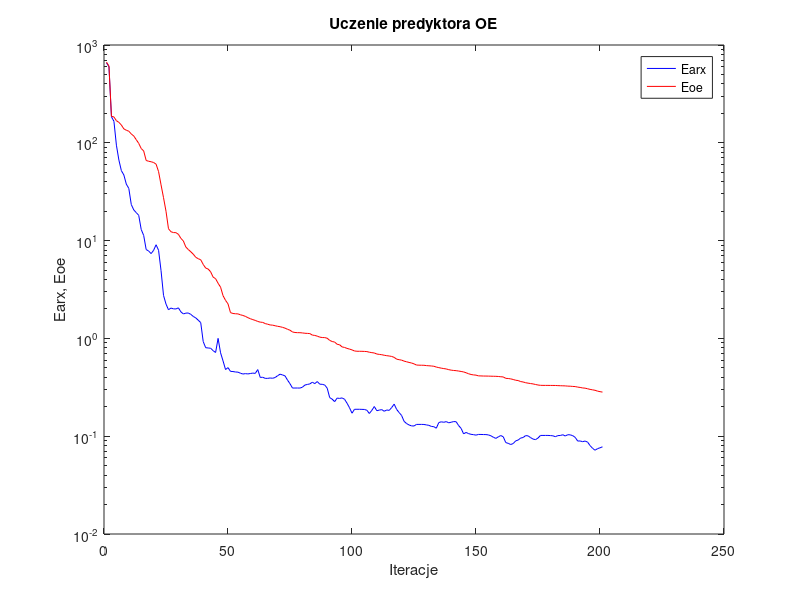
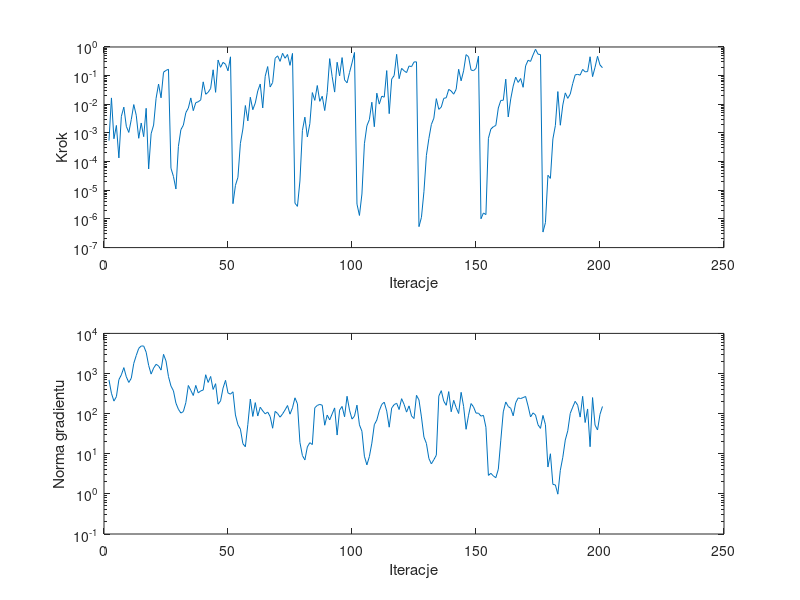

Recreate these plots in MATLAB, in order.
%uczenie predyktora oe
clear all;
n=0; farx(n+1)=6.572245e+002; foe(n+1)=6.682793e+002; wspucz(n+1)=0.000000e+000; ng(n+1)=0.000000e+000;
%odnowa zmiennej metryki
n=1; farx(n+1)=6.001846e+002; foe(n+1)=6.099499e+002; krok(n+1)=5.404980e-004; ng(n+1)=6.936924e+002;
n=2; farx(n+1)=1.845348e+002; foe(n+1)=1.866951e+002; krok(n+1)=1.669364e-002; ng(n+1)=3.216428e+002;
n=3; farx(n+1)=1.660719e+002; foe(n+1)=1.838187e+002; krok(n+1)=6.277808e-004; ng(n+1)=2.054188e+002;
n=4; farx(n+1)=9.456600e+001; foe(n+1)=1.683107e+002; krok(n+1)=1.830478e-003; ng(n+1)=2.651443e+002;
n=5; farx(n+1)=6.663516e+001; foe(n+1)=1.617838e+002; krok(n+1)=1.347782e-004; ng(n+1)=7.030934e+002;
n=6; farx(n+1)=5.191347e+001; foe(n+1)=1.519783e+002; krok(n+1)=3.816075e-003; ng(n+1)=9.280685e+002;
n=7; farx(n+1)=4.692899e+001; foe(n+1)=1.388216e+002; krok(n+1)=7.958345e-003; ng(n+1)=1.403389e+003;
n=8; farx(n+1)=3.778510e+001; foe(n+1)=1.344340e+002; krok(n+1)=1.704775e-003; ng(n+1)=8.265590e+002;
n=9; farx(n+1)=3.419560e+001; foe(n+1)=1.313160e+002; krok(n+1)=1.043353e-003; ng(n+1)=5.990494e+002;
n=10; farx(n+1)=2.338029e+001; foe(n+1)=1.232391e+002; krok(n+1)=2.939707e-003; ng(n+1)=7.617846e+002;
n=11; farx(n+1)=2.059295e+001; foe(n+1)=1.173399e+002; krok(n+1)=9.785155e-003; ng(n+1)=1.785731e+003;
n=12; farx(n+1)=1.933576e+001; foe(n+1)=1.076888e+002; krok(n+1)=4.153710e-003; ng(n+1)=2.812366e+003;
n=13; farx(n+1)=1.812598e+001; foe(n+1)=9.864938e+001; krok(n+1)=6.518159e-004; ng(n+1)=4.229188e+003;
n=14; farx(n+1)=1.300600e+001; foe(n+1)=8.742157e+001; krok(n+1)=2.223715e-003; ng(n+1)=4.849499e+003;
n=15; farx(n+1)=1.128825e+001; foe(n+1)=8.254706e+001; krok(n+1)=7.432430e-004; ng(n+1)=4.849214e+003;
n=16; farx(n+1)=8.109054e+000; foe(n+1)=6.598078e+001; krok(n+1)=7.251821e-003; ng(n+1)=3.396551e+003;
n=17; farx(n+1)=7.819604e+000; foe(n+1)=6.474202e+001; krok(n+1)=5.538211e-005; ng(n+1)=1.596222e+003;
n=18; farx(n+1)=7.367587e+000; foe(n+1)=6.401545e+001; krok(n+1)=9.396257e-004; ng(n+1)=9.676654e+002;
n=19; farx(n+1)=7.954192e+000; foe(n+1)=6.290641e+001; krok(n+1)=1.881817e-003; ng(n+1)=1.363556e+003;
n=20; farx(n+1)=9.068408e+000; foe(n+1)=6.048774e+001; krok(n+1)=1.621660e-002; ng(n+1)=1.694446e+003;
n=21; farx(n+1)=7.963844e+000; foe(n+1)=5.078236e+001; krok(n+1)=5.079872e-002; ng(n+1)=1.548331e+003;
n=22; farx(n+1)=4.929183e+000; foe(n+1)=3.716665e+001; krok(n+1)=1.684199e-002; ng(n+1)=1.216860e+003;
n=23; farx(n+1)=2.752496e+000; foe(n+1)=2.746674e+001; krok(n+1)=1.315364e-001; ng(n+1)=3.003141e+003;
n=24; farx(n+1)=2.244110e+000; foe(n+1)=1.995521e+001; krok(n+1)=1.522124e-001; ng(n+1)=2.056181e+003;
n=25; farx(n+1)=1.963227e+000; foe(n+1)=1.323214e+001; krok(n+1)=1.668612e-001; ng(n+1)=8.376179e+002;
%odnowa zmiennej metryki
n=26; farx(n+1)=2.043635e+000; foe(n+1)=1.232174e+001; krok(n+1)=5.883434e-005; ng(n+1)=4.880687e+002;
n=27; farx(n+1)=2.006125e+000; foe(n+1)=1.208274e+001; krok(n+1)=3.034095e-005; ng(n+1)=3.706284e+002;
n=28; farx(n+1)=2.000074e+000; foe(n+1)=1.206072e+001; krok(n+1)=1.109569e-005; ng(n+1)=1.827610e+002;
n=29; farx(n+1)=2.053635e+000; foe(n+1)=1.159686e+001; krok(n+1)=3.395966e-004; ng(n+1)=1.286566e+002;
n=30; farx(n+1)=1.868908e+000; foe(n+1)=1.054664e+001; krok(n+1)=1.303603e-003; ng(n+1)=1.033374e+002;
n=31; farx(n+1)=1.778953e+000; foe(n+1)=9.910441e+000; krok(n+1)=1.875750e-003; ng(n+1)=1.127192e+002;
n=32; farx(n+1)=1.813664e+000; foe(n+1)=8.594246e+000; krok(n+1)=5.119766e-003; ng(n+1)=1.881511e+002;
n=33; farx(n+1)=1.818123e+000; foe(n+1)=8.099316e+000; krok(n+1)=7.366454e-003; ng(n+1)=5.031717e+002;
n=34; farx(n+1)=1.760644e+000; foe(n+1)=7.685715e+000; krok(n+1)=1.669856e-002; ng(n+1)=3.795337e+002;
n=35; farx(n+1)=1.677198e+000; foe(n+1)=7.262521e+000; krok(n+1)=5.999763e-003; ng(n+1)=2.834397e+002;
n=36; farx(n+1)=1.619802e+000; foe(n+1)=6.750745e+000; krok(n+1)=1.140023e-002; ng(n+1)=5.054136e+002;
n=37; farx(n+1)=1.534923e+000; foe(n+1)=6.529794e+000; krok(n+1)=1.226153e-002; ng(n+1)=3.288792e+002;
n=38; farx(n+1)=1.451270e+000; foe(n+1)=6.368021e+000; krok(n+1)=1.423591e-002; ng(n+1)=3.685780e+002;
n=39; farx(n+1)=9.286502e-001; foe(n+1)=5.708497e+000; krok(n+1)=6.074057e-002; ng(n+1)=3.867759e+002;
n=40; farx(n+1)=8.030552e-001; foe(n+1)=5.239778e+000; krok(n+1)=2.243330e-002; ng(n+1)=9.321313e+002;
n=41; farx(n+1)=7.983666e-001; foe(n+1)=5.121050e+000; krok(n+1)=2.633285e-002; ng(n+1)=5.991818e+002;
n=42; farx(n+1)=7.930296e-001; foe(n+1)=4.794339e+000; krok(n+1)=3.582758e-002; ng(n+1)=8.445931e+002;
n=43; farx(n+1)=7.491381e-001; foe(n+1)=4.235523e+000; krok(n+1)=1.601162e-001; ng(n+1)=4.005735e+002;
n=44; farx(n+1)=7.180105e-001; foe(n+1)=4.078688e+000; krok(n+1)=2.617232e-002; ng(n+1)=5.581311e+002;
n=45; farx(n+1)=1.000360e+000; foe(n+1)=3.661534e+000; krok(n+1)=3.505976e-001; ng(n+1)=1.719732e+002;
n=46; farx(n+1)=7.129518e-001; foe(n+1)=3.341931e+000; krok(n+1)=1.951976e-001; ng(n+1)=2.080232e+002;
n=47; farx(n+1)=5.885610e-001; foe(n+1)=2.736113e+000; krok(n+1)=2.912288e-001; ng(n+1)=4.329569e+002;
n=48; farx(n+1)=4.806445e-001; foe(n+1)=2.450217e+000; krok(n+1)=2.497735e-001; ng(n+1)=6.762503e+002;
n=49; farx(n+1)=5.027088e-001; foe(n+1)=2.255827e+000; krok(n+1)=1.474115e-001; ng(n+1)=3.275924e+002;
n=50; farx(n+1)=4.601695e-001; foe(n+1)=1.835795e+000; krok(n+1)=4.536903e-001; ng(n+1)=3.060291e+002;
%odnowa zmiennej metryki
n=51; farx(n+1)=4.584262e-001; foe(n+1)=1.797878e+000; krok(n+1)=3.412330e-006; ng(n+1)=3.499921e+002;
n=52; farx(n+1)=4.535927e-001; foe(n+1)=1.786618e+000; krok(n+1)=1.484241e-005; ng(n+1)=9.262225e+001;
n=53; farx(n+1)=4.518093e-001; foe(n+1)=1.781519e+000; krok(n+1)=2.829063e-005; ng(n+1)=5.274745e+001;
n=54; farx(n+1)=4.408824e-001; foe(n+1)=1.743656e+000; krok(n+1)=4.356528e-004; ng(n+1)=4.108635e+001;
n=55; farx(n+1)=4.321844e-001; foe(n+1)=1.716748e+000; krok(n+1)=1.369522e-003; ng(n+1)=1.784539e+001;
n=56; farx(n+1)=4.364338e-001; foe(n+1)=1.680442e+000; krok(n+1)=9.069100e-003; ng(n+1)=1.490915e+001;
n=57; farx(n+1)=4.333217e-001; foe(n+1)=1.630075e+000; krok(n+1)=2.634602e-003; ng(n+1)=5.402359e+001;
n=58; farx(n+1)=4.374066e-001; foe(n+1)=1.589722e+000; krok(n+1)=1.761298e-002; ng(n+1)=2.308811e+002;
n=59; farx(n+1)=4.418025e-001; foe(n+1)=1.556590e+000; krok(n+1)=6.480489e-003; ng(n+1)=8.512392e+001;
n=60; farx(n+1)=4.390103e-001; foe(n+1)=1.527379e+000; krok(n+1)=1.109636e-002; ng(n+1)=1.881825e+002;
n=61; farx(n+1)=4.800327e-001; foe(n+1)=1.490627e+000; krok(n+1)=2.928765e-002; ng(n+1)=8.722010e+001;
n=62; farx(n+1)=3.989669e-001; foe(n+1)=1.466690e+000; krok(n+1)=5.112424e-002; ng(n+1)=1.443648e+002;
n=63; farx(n+1)=4.007908e-001; foe(n+1)=1.458312e+000; krok(n+1)=7.479896e-003; ng(n+1)=1.174617e+002;
n=64; farx(n+1)=3.903998e-001; foe(n+1)=1.417539e+000; krok(n+1)=9.515193e-002; ng(n+1)=9.872113e+001;
n=65; farx(n+1)=3.902686e-001; foe(n+1)=1.396440e+000; krok(n+1)=2.073757e-001; ng(n+1)=1.096703e+002;
n=66; farx(n+1)=3.938574e-001; foe(n+1)=1.372538e+000; krok(n+1)=4.017657e-002; ng(n+1)=8.454911e+001;
n=67; farx(n+1)=3.912453e-001; foe(n+1)=1.365766e+000; krok(n+1)=5.753289e-002; ng(n+1)=4.324902e+001;
n=68; farx(n+1)=3.981473e-001; foe(n+1)=1.347371e+000; krok(n+1)=4.033988e-001; ng(n+1)=1.139253e+002;
n=69; farx(n+1)=4.153834e-001; foe(n+1)=1.329853e+000; krok(n+1)=4.910109e-001; ng(n+1)=1.008483e+002;
n=70; farx(n+1)=4.308173e-001; foe(n+1)=1.316926e+000; krok(n+1)=3.146509e-001; ng(n+1)=8.158124e+001;
n=71; farx(n+1)=4.230697e-001; foe(n+1)=1.297131e+000; krok(n+1)=6.041087e-001; ng(n+1)=9.838779e+001;
n=72; farx(n+1)=4.135539e-001; foe(n+1)=1.272976e+000; krok(n+1)=4.044487e-001; ng(n+1)=1.236943e+002;
n=73; farx(n+1)=3.745678e-001; foe(n+1)=1.239592e+000; krok(n+1)=5.461800e-001; ng(n+1)=1.592818e+002;
n=74; farx(n+1)=3.441439e-001; foe(n+1)=1.212362e+000; krok(n+1)=2.288809e-001; ng(n+1)=9.699509e+001;
n=75; farx(n+1)=3.107422e-001; foe(n+1)=1.163694e+000; krok(n+1)=5.970321e-001; ng(n+1)=1.396618e+002;
%odnowa zmiennej metryki
n=76; farx(n+1)=3.109153e-001; foe(n+1)=1.149318e+000; krok(n+1)=3.542495e-006; ng(n+1)=2.479705e+002;
n=77; farx(n+1)=3.110351e-001; foe(n+1)=1.144601e+000; krok(n+1)=2.748128e-006; ng(n+1)=1.750929e+002;
n=78; farx(n+1)=3.105180e-001; foe(n+1)=1.144069e+000; krok(n+1)=2.110229e-005; ng(n+1)=1.920743e+001;
n=79; farx(n+1)=3.167627e-001; foe(n+1)=1.137756e+000; krok(n+1)=1.213392e-003; ng(n+1)=9.032637e+000;
n=80; farx(n+1)=3.335447e-001; foe(n+1)=1.128647e+000; krok(n+1)=3.559503e-003; ng(n+1)=7.013805e+000;
n=81; farx(n+1)=3.382152e-001; foe(n+1)=1.125280e+000; krok(n+1)=7.252042e-004; ng(n+1)=1.485196e+001;
n=82; farx(n+1)=3.425969e-001; foe(n+1)=1.120257e+000; krok(n+1)=2.106662e-003; ng(n+1)=1.889932e+001;
n=83; farx(n+1)=3.564580e-001; foe(n+1)=1.081277e+000; krok(n+1)=2.565544e-002; ng(n+1)=1.695486e+001;
n=84; farx(n+1)=3.448436e-001; foe(n+1)=1.072486e+000; krok(n+1)=1.370811e-002; ng(n+1)=1.402346e+002;
n=85; farx(n+1)=3.620504e-001; foe(n+1)=1.054495e+000; krok(n+1)=4.524124e-002; ng(n+1)=1.600138e+002;
n=86; farx(n+1)=3.404462e-001; foe(n+1)=1.030392e+000; krok(n+1)=1.269968e-002; ng(n+1)=1.699831e+002;
n=87; farx(n+1)=3.391273e-001; foe(n+1)=1.020907e+000; krok(n+1)=1.909176e-002; ng(n+1)=1.621233e+002;
n=88; farx(n+1)=3.338693e-001; foe(n+1)=1.019188e+000; krok(n+1)=6.053639e-003; ng(n+1)=5.144237e+001;
n=89; farx(n+1)=3.099508e-001; foe(n+1)=1.004246e+000; krok(n+1)=2.578794e-002; ng(n+1)=9.188621e+001;
n=90; farx(n+1)=2.481039e-001; foe(n+1)=9.547798e-001; krok(n+1)=3.923690e-001; ng(n+1)=6.986963e+001;
n=91; farx(n+1)=2.393567e-001; foe(n+1)=9.290764e-001; krok(n+1)=9.278549e-002; ng(n+1)=9.872999e+001;
n=92; farx(n+1)=2.255503e-001; foe(n+1)=9.180110e-001; krok(n+1)=2.667694e-002; ng(n+1)=1.388166e+002;
n=93; farx(n+1)=2.453354e-001; foe(n+1)=8.707020e-001; krok(n+1)=2.936023e-001; ng(n+1)=2.926777e+001;
n=94; farx(n+1)=2.434021e-001; foe(n+1)=8.609187e-001; krok(n+1)=9.809225e-002; ng(n+1)=1.223943e+002;
n=95; farx(n+1)=2.463318e-001; foe(n+1)=8.188826e-001; krok(n+1)=4.268310e-001; ng(n+1)=1.512177e+002;
n=96; farx(n+1)=2.386003e-001; foe(n+1)=8.081604e-001; krok(n+1)=7.113068e-002; ng(n+1)=8.354416e+001;
n=97; farx(n+1)=2.173327e-001; foe(n+1)=7.905851e-001; krok(n+1)=5.606295e-002; ng(n+1)=2.708947e+002;
n=98; farx(n+1)=1.954361e-001; foe(n+1)=7.773968e-001; krok(n+1)=1.284644e-001; ng(n+1)=1.222539e+002;
n=99; farx(n+1)=1.718152e-001; foe(n+1)=7.630301e-001; krok(n+1)=2.767350e-001; ng(n+1)=7.318057e+001;
n=100; farx(n+1)=1.884329e-001; foe(n+1)=7.440729e-001; krok(n+1)=6.435764e-001; ng(n+1)=8.670149e+001;
%odnowa zmiennej metryki
n=101; farx(n+1)=1.885222e-001; foe(n+1)=7.388555e-001; krok(n+1)=3.313895e-006; ng(n+1)=1.626845e+002;
n=102; farx(n+1)=1.884902e-001; foe(n+1)=7.385031e-001; krok(n+1)=1.322082e-006; ng(n+1)=5.254837e+001;
n=103; farx(n+1)=1.880922e-001; foe(n+1)=7.379265e-001; krok(n+1)=7.425417e-006; ng(n+1)=3.649031e+001;
n=104; farx(n+1)=1.877383e-001; foe(n+1)=7.361398e-001; krok(n+1)=4.209206e-004; ng(n+1)=8.684185e+000;
n=105; farx(n+1)=1.841820e-001; foe(n+1)=7.332581e-001; krok(n+1)=1.774971e-003; ng(n+1)=5.280118e+000;
n=106; farx(n+1)=1.706828e-001; foe(n+1)=7.222234e-001; krok(n+1)=2.914669e-003; ng(n+1)=8.495903e+000;
n=107; farx(n+1)=1.838729e-001; foe(n+1)=7.152245e-001; krok(n+1)=1.181377e-002; ng(n+1)=1.836926e+001;
n=108; farx(n+1)=2.011689e-001; foe(n+1)=7.093407e-001; krok(n+1)=1.651908e-003; ng(n+1)=5.296974e+001;
n=109; farx(n+1)=1.822101e-001; foe(n+1)=6.922511e-001; krok(n+1)=2.440235e-002; ng(n+1)=6.929704e+001;
n=110; farx(n+1)=1.848549e-001; foe(n+1)=6.864370e-001; krok(n+1)=1.017451e-002; ng(n+1)=1.177465e+002;
n=111; farx(n+1)=1.870065e-001; foe(n+1)=6.811400e-001; krok(n+1)=1.923658e-002; ng(n+1)=1.695257e+002;
n=112; farx(n+1)=1.799140e-001; foe(n+1)=6.724438e-001; krok(n+1)=1.771116e-002; ng(n+1)=1.933123e+002;
n=113; farx(n+1)=1.854159e-001; foe(n+1)=6.657417e-001; krok(n+1)=1.500061e-001; ng(n+1)=1.157354e+002;
n=114; farx(n+1)=1.836792e-001; foe(n+1)=6.608524e-001; krok(n+1)=4.714228e-003; ng(n+1)=4.592990e+001;
n=115; farx(n+1)=1.964325e-001; foe(n+1)=6.540152e-001; krok(n+1)=7.588958e-002; ng(n+1)=1.379248e+002;
n=116; farx(n+1)=2.128821e-001; foe(n+1)=6.398888e-001; krok(n+1)=1.006999e-001; ng(n+1)=1.679173e+002;
n=117; farx(n+1)=1.878926e-001; foe(n+1)=6.132044e-001; krok(n+1)=5.534700e-001; ng(n+1)=1.812592e+002;
n=118; farx(n+1)=1.745353e-001; foe(n+1)=6.059698e-001; krok(n+1)=7.841323e-002; ng(n+1)=1.265544e+002;
n=119; farx(n+1)=1.628690e-001; foe(n+1)=5.994352e-001; krok(n+1)=1.794685e-001; ng(n+1)=2.359151e+002;
n=120; farx(n+1)=1.419222e-001; foe(n+1)=5.858778e-001; krok(n+1)=1.478545e-001; ng(n+1)=1.704291e+002;
n=121; farx(n+1)=1.347144e-001; foe(n+1)=5.768741e-001; krok(n+1)=1.277097e-001; ng(n+1)=1.091688e+002;
n=122; farx(n+1)=1.303488e-001; foe(n+1)=5.680150e-001; krok(n+1)=2.176811e-001; ng(n+1)=1.561445e+002;
n=123; farx(n+1)=1.275050e-001; foe(n+1)=5.603104e-001; krok(n+1)=2.056099e-001; ng(n+1)=8.770863e+001;
n=124; farx(n+1)=1.271759e-001; foe(n+1)=5.492553e-001; krok(n+1)=2.994846e-001; ng(n+1)=7.532699e+001;
n=125; farx(n+1)=1.320058e-001; foe(n+1)=5.340767e-001; krok(n+1)=3.035584e-001; ng(n+1)=2.858087e+002;
%odnowa zmiennej metryki
n=126; farx(n+1)=1.320270e-001; foe(n+1)=5.324813e-001; krok(n+1)=5.381402e-007; ng(n+1)=2.199971e+002;
n=127; farx(n+1)=1.320569e-001; foe(n+1)=5.316169e-001; krok(n+1)=1.137330e-006; ng(n+1)=8.271516e+001;
n=128; farx(n+1)=1.318440e-001; foe(n+1)=5.312653e-001; krok(n+1)=8.865531e-006; ng(n+1)=2.609960e+001;
n=129; farx(n+1)=1.304563e-001; foe(n+1)=5.270137e-001; krok(n+1)=1.654388e-004; ng(n+1)=1.811448e+001;
n=130; farx(n+1)=1.291449e-001; foe(n+1)=5.249541e-001; krok(n+1)=6.421814e-004; ng(n+1)=7.619693e+000;
n=131; farx(n+1)=1.259289e-001; foe(n+1)=5.224959e-001; krok(n+1)=1.970836e-003; ng(n+1)=5.601231e+000;
n=132; farx(n+1)=1.250879e-001; foe(n+1)=5.191186e-001; krok(n+1)=3.271540e-003; ng(n+1)=7.108604e+000;
n=133; farx(n+1)=1.207178e-001; foe(n+1)=5.092853e-001; krok(n+1)=1.574999e-002; ng(n+1)=9.211944e+000;
n=134; farx(n+1)=1.378881e-001; foe(n+1)=5.026820e-001; krok(n+1)=6.669234e-003; ng(n+1)=2.737628e+002;
n=135; farx(n+1)=1.403444e-001; foe(n+1)=4.963165e-001; krok(n+1)=8.017859e-003; ng(n+1)=3.736876e+002;
n=136; farx(n+1)=1.387940e-001; foe(n+1)=4.914044e-001; krok(n+1)=1.617035e-002; ng(n+1)=2.046841e+002;
n=137; farx(n+1)=1.409899e-001; foe(n+1)=4.871454e-001; krok(n+1)=1.688698e-002; ng(n+1)=1.615266e+002;
n=138; farx(n+1)=1.371376e-001; foe(n+1)=4.791792e-001; krok(n+1)=3.320390e-002; ng(n+1)=3.543891e+002;
n=139; farx(n+1)=1.389007e-001; foe(n+1)=4.735655e-001; krok(n+1)=2.900728e-002; ng(n+1)=1.113847e+002;
n=140; farx(n+1)=1.412240e-001; foe(n+1)=4.700442e-001; krok(n+1)=2.254943e-002; ng(n+1)=2.146885e+002;
n=141; farx(n+1)=1.405563e-001; foe(n+1)=4.679746e-001; krok(n+1)=3.340315e-002; ng(n+1)=1.419356e+002;
n=142; farx(n+1)=1.283380e-001; foe(n+1)=4.636384e-001; krok(n+1)=1.666377e-001; ng(n+1)=1.006874e+002;
n=143; farx(n+1)=1.201455e-001; foe(n+1)=4.591785e-001; krok(n+1)=6.601690e-002; ng(n+1)=3.396108e+002;
n=144; farx(n+1)=1.056351e-001; foe(n+1)=4.540500e-001; krok(n+1)=1.473741e-001; ng(n+1)=1.513319e+002;
n=145; farx(n+1)=1.092768e-001; foe(n+1)=4.455236e-001; krok(n+1)=5.421555e-001; ng(n+1)=4.072334e+001;
n=146; farx(n+1)=1.062860e-001; foe(n+1)=4.351285e-001; krok(n+1)=4.556164e-001; ng(n+1)=9.151954e+001;
n=147; farx(n+1)=1.045174e-001; foe(n+1)=4.276929e-001; krok(n+1)=1.576475e-001; ng(n+1)=1.783984e+002;
n=148; farx(n+1)=1.037193e-001; foe(n+1)=4.233528e-001; krok(n+1)=1.487872e-001; ng(n+1)=1.471650e+002;
n=149; farx(n+1)=1.025584e-001; foe(n+1)=4.211355e-001; krok(n+1)=1.794685e-001; ng(n+1)=1.031569e+002;
n=150; farx(n+1)=1.042501e-001; foe(n+1)=4.139478e-001; krok(n+1)=4.819709e-001; ng(n+1)=1.028590e+002;
%odnowa zmiennej metryki
n=151; farx(n+1)=1.041831e-001; foe(n+1)=4.133673e-001; krok(n+1)=1.013303e-006; ng(n+1)=8.676554e+001;
n=152; farx(n+1)=1.039754e-001; foe(n+1)=4.122670e-001; krok(n+1)=1.616080e-006; ng(n+1)=9.064515e+001;
n=153; farx(n+1)=1.038825e-001; foe(n+1)=4.120577e-001; krok(n+1)=1.416880e-006; ng(n+1)=4.575181e+001;
n=154; farx(n+1)=1.030665e-001; foe(n+1)=4.115708e-001; krok(n+1)=6.497382e-004; ng(n+1)=2.887337e+000;
n=155; farx(n+1)=1.010322e-001; foe(n+1)=4.107708e-001; krok(n+1)=1.369522e-003; ng(n+1)=3.253075e+000;
n=156; farx(n+1)=9.758270e-002; foe(n+1)=4.100756e-001; krok(n+1)=1.651654e-003; ng(n+1)=2.797334e+000;
n=157; farx(n+1)=9.498992e-002; foe(n+1)=4.095471e-001; krok(n+1)=1.828656e-003; ng(n+1)=2.531447e+000;
n=158; farx(n+1)=9.848931e-002; foe(n+1)=4.080790e-001; krok(n+1)=7.442795e-003; ng(n+1)=4.125879e+000;
n=159; farx(n+1)=1.016172e-001; foe(n+1)=4.054341e-001; krok(n+1)=1.366429e-002; ng(n+1)=2.180203e+001;
n=160; farx(n+1)=9.854814e-002; foe(n+1)=4.035980e-001; krok(n+1)=1.382426e-002; ng(n+1)=1.106855e+002;
n=161; farx(n+1)=8.606918e-002; foe(n+1)=3.904447e-001; krok(n+1)=7.524152e-002; ng(n+1)=1.957510e+002;
n=162; farx(n+1)=8.449331e-002; foe(n+1)=3.890519e-001; krok(n+1)=3.621201e-003; ng(n+1)=1.508803e+002;
n=163; farx(n+1)=8.223467e-002; foe(n+1)=3.855479e-001; krok(n+1)=1.538463e-002; ng(n+1)=1.355956e+002;
n=164; farx(n+1)=8.412615e-002; foe(n+1)=3.802035e-001; krok(n+1)=4.331299e-002; ng(n+1)=8.834649e+001;
n=165; farx(n+1)=8.957070e-002; foe(n+1)=3.733065e-001; krok(n+1)=8.877087e-002; ng(n+1)=1.865688e+002;
n=166; farx(n+1)=9.138830e-002; foe(n+1)=3.709126e-001; krok(n+1)=5.801457e-002; ng(n+1)=2.467321e+002;
n=167; farx(n+1)=9.573299e-002; foe(n+1)=3.618763e-001; krok(n+1)=7.936896e-002; ng(n+1)=2.374201e+002;
n=168; farx(n+1)=9.695169e-002; foe(n+1)=3.585379e-001; krok(n+1)=3.920841e-002; ng(n+1)=2.510809e+002;
n=169; farx(n+1)=1.014094e-001; foe(n+1)=3.522908e-001; krok(n+1)=2.193298e-001; ng(n+1)=2.676614e+002;
n=170; farx(n+1)=1.007967e-001; foe(n+1)=3.487553e-001; krok(n+1)=3.435737e-001; ng(n+1)=1.549091e+002;
n=171; farx(n+1)=9.676721e-002; foe(n+1)=3.454242e-001; krok(n+1)=3.143779e-001; ng(n+1)=8.268004e+001;
n=172; farx(n+1)=9.347028e-002; foe(n+1)=3.425293e-001; krok(n+1)=5.281623e-001; ng(n+1)=1.043492e+002;
n=173; farx(n+1)=9.223338e-002; foe(n+1)=3.378310e-001; krok(n+1)=8.352074e-001; ng(n+1)=9.244466e+001;
n=174; farx(n+1)=9.577260e-002; foe(n+1)=3.337742e-001; krok(n+1)=5.600723e-001; ng(n+1)=5.288009e+001;
n=175; farx(n+1)=1.018384e-001; foe(n+1)=3.313385e-001; krok(n+1)=5.446764e-001; ng(n+1)=4.294123e+001;
%odnowa zmiennej metryki
n=176; farx(n+1)=1.018386e-001; foe(n+1)=3.309020e-001; krok(n+1)=3.481578e-007; ng(n+1)=9.027377e+001;
n=177; farx(n+1)=1.018637e-001; foe(n+1)=3.307285e-001; krok(n+1)=7.452250e-007; ng(n+1)=5.300537e+001;
n=178; farx(n+1)=1.018525e-001; foe(n+1)=3.306885e-001; krok(n+1)=3.333298e-005; ng(n+1)=4.673499e+000;
n=179; farx(n+1)=1.014869e-001; foe(n+1)=3.305045e-001; krok(n+1)=2.605170e-005; ng(n+1)=1.000208e+001;
n=180; farx(n+1)=1.009493e-001; foe(n+1)=3.303811e-001; krok(n+1)=6.180774e-004; ng(n+1)=1.721152e+000;
n=181; farx(n+1)=9.890768e-002; foe(n+1)=3.301305e-001; krok(n+1)=1.812955e-003; ng(n+1)=1.674999e+000;
n=182; farx(n+1)=1.014118e-001; foe(n+1)=3.290865e-001; krok(n+1)=2.780135e-002; ng(n+1)=9.835353e-001;
n=183; farx(n+1)=1.017017e-001; foe(n+1)=3.282238e-001; krok(n+1)=1.860699e-003; ng(n+1)=3.868890e+000;
n=184; farx(n+1)=1.035110e-001; foe(n+1)=3.276030e-001; krok(n+1)=9.458902e-003; ng(n+1)=8.157908e+000;
n=185; farx(n+1)=1.005034e-001; foe(n+1)=3.269406e-001; krok(n+1)=2.502768e-002; ng(n+1)=2.196473e+001;
n=186; farx(n+1)=1.035727e-001; foe(n+1)=3.251350e-001; krok(n+1)=1.610734e-002; ng(n+1)=3.734233e+001;
n=187; farx(n+1)=1.032505e-001; foe(n+1)=3.245329e-001; krok(n+1)=2.272818e-002; ng(n+1)=1.014496e+002;
n=188; farx(n+1)=1.012776e-001; foe(n+1)=3.228062e-001; krok(n+1)=5.286105e-002; ng(n+1)=1.451226e+002;
n=189; farx(n+1)=9.732370e-002; foe(n+1)=3.217672e-001; krok(n+1)=1.067078e-001; ng(n+1)=2.027959e+002;
n=190; farx(n+1)=8.922055e-002; foe(n+1)=3.177339e-001; krok(n+1)=1.105941e-001; ng(n+1)=1.624342e+002;
n=191; farx(n+1)=8.940745e-002; foe(n+1)=3.152459e-001; krok(n+1)=1.044257e-001; ng(n+1)=8.203196e+001;
n=192; farx(n+1)=8.786744e-002; foe(n+1)=3.114503e-001; krok(n+1)=1.655578e-001; ng(n+1)=2.699055e+002;
n=193; farx(n+1)=8.928323e-002; foe(n+1)=3.098878e-001; krok(n+1)=1.357350e-001; ng(n+1)=6.005105e+001;
n=194; farx(n+1)=8.701349e-002; foe(n+1)=3.056245e-001; krok(n+1)=1.387085e-001; ng(n+1)=1.308622e+002;
n=195; farx(n+1)=8.015613e-002; foe(n+1)=3.011198e-001; krok(n+1)=4.555491e-001; ng(n+1)=1.497690e+001;
n=196; farx(n+1)=7.521997e-002; foe(n+1)=2.980099e-001; krok(n+1)=9.228634e-002; ng(n+1)=2.512842e+002;
n=197; farx(n+1)=7.185956e-002; foe(n+1)=2.946626e-001; krok(n+1)=1.958016e-001; ng(n+1)=5.177214e+001;
n=198; farx(n+1)=7.458318e-002; foe(n+1)=2.890126e-001; krok(n+1)=4.735540e-001; ng(n+1)=3.915011e+001;
n=199; farx(n+1)=7.611085e-002; foe(n+1)=2.854756e-001; krok(n+1)=2.357265e-001; ng(n+1)=9.611437e+001;
n=200; farx(n+1)=7.787647e-002; foe(n+1)=2.824039e-001; krok(n+1)=1.884118e-001; ng(n+1)=1.506916e+002;

figure; semilogy(farx,'b'); hold on; semilogy(foe,'r'); xlabel('Iteracje'); ylabel('Earx, Eoe'); legend('Earx','Eoe'); title('Uczenie predyktora OE');
figure; subplot(2,1,1); semilogy(krok); xlabel('Iteracje'); ylabel('Krok');
subplot(2,1,2); semilogy(ng); xlabel('Iteracje'); ylabel('Norma gradientu');
Earx=farx(n+1)
Eoe=foe(n+1)
